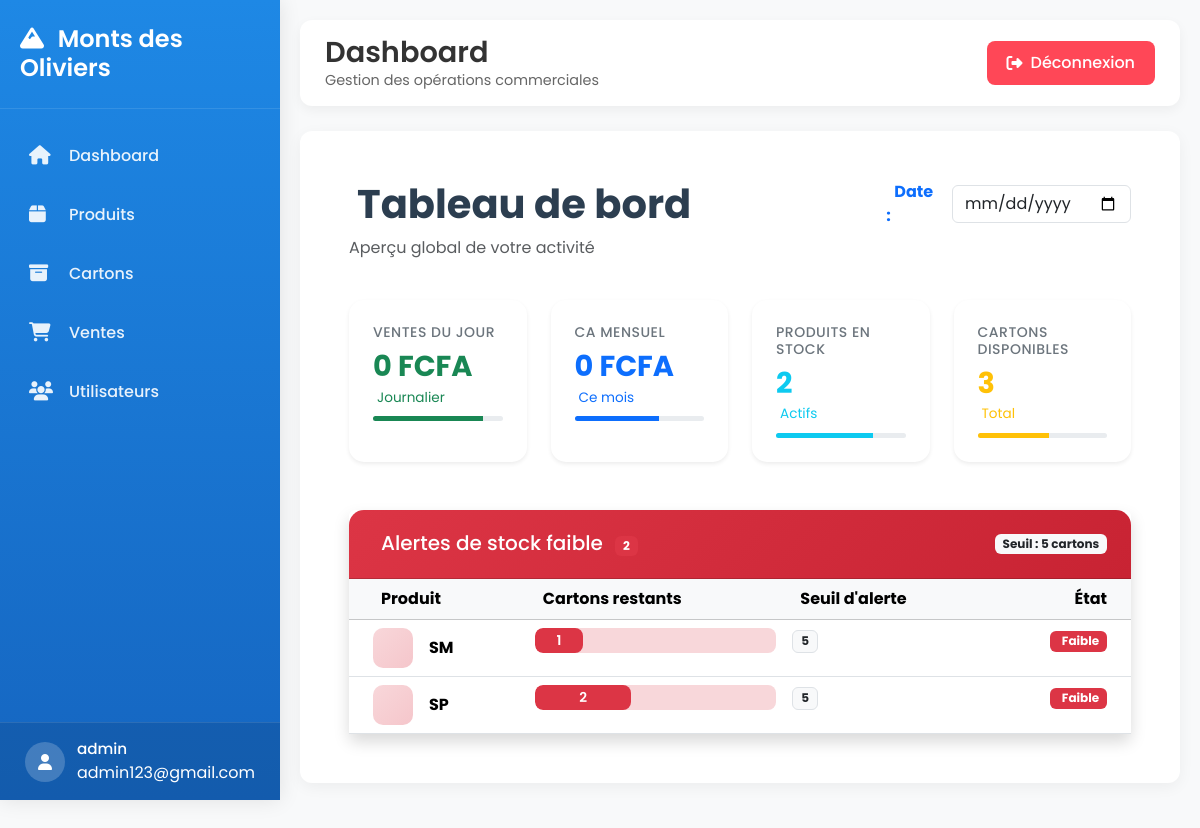
/index/ (signed in), run on an earlier commit of the app's database.
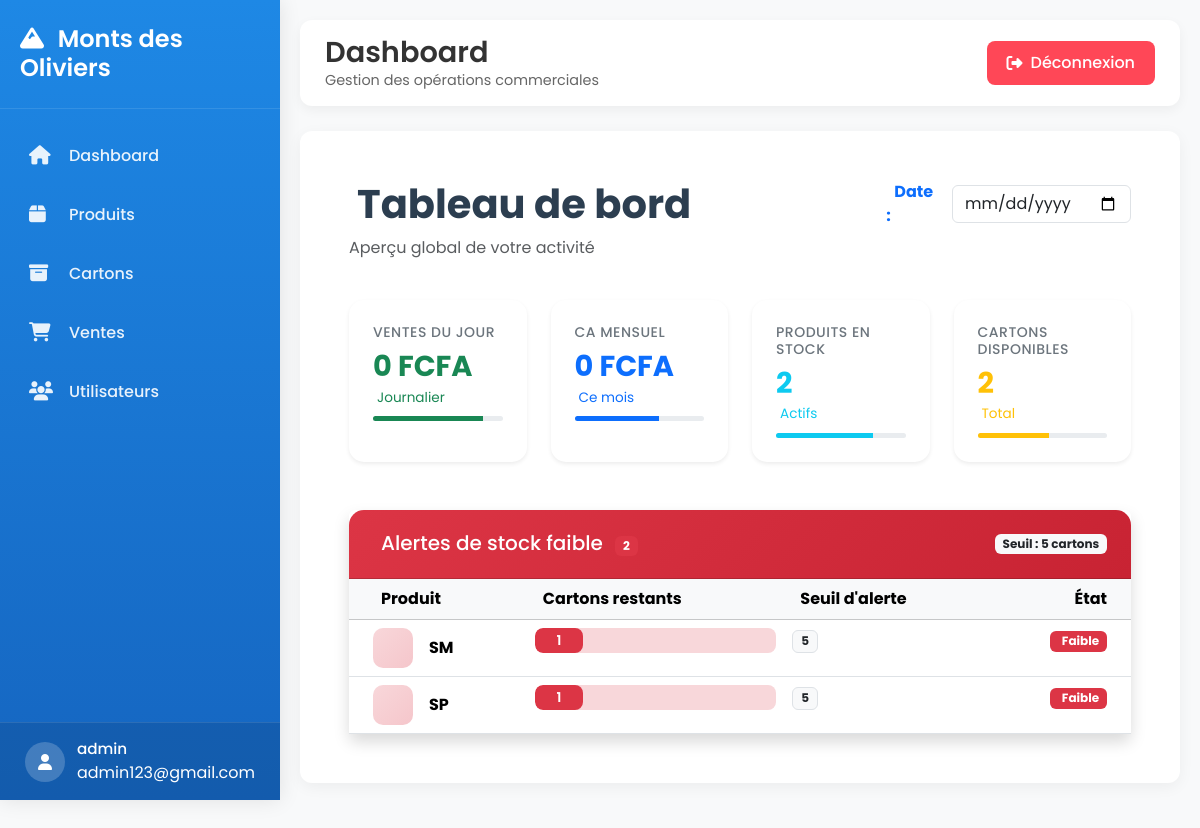
And on a later commit of the database.
### stock_produit/models/produit.py (models this page shows, shortened)
class Produit(models.Model):
    CATEGORY_CHOICES = [
        ('volaille', 'Volailles'),
        ('poisson', 'Poissons'),
        ('frites', 'Frites'),
    ]
    name = models.CharField(max_length=100)
    price_per_kg = models.DecimalField(max_digits=10, decimal_places=2)
    carton_price = models.DecimalField(max_digits=10, decimal_places=2)
    category = models.CharField(max_length=20, choices=CATEGORY_CHOICES)
    stock_alert = models.PositiveIntegerField(default=5)
    created_at = models.DateTimeField(auto_now_add=True)

### stock_produit/views.py (the view)
# urls.py: path("index/", views.dashboard, name="dashboard"),
@login_required
def dashboard(request):
    selected_date = request.GET.get("date")
    if selected_date:
        date = datetime.strptime(selected_date, "%Y-%m-%d").date()
    else:
        date = timezone.now().date()
    ventes_jour = Vente.objects.filter(recu__created_at__date=date)
    total_jour = ventes_jour.aggregate(
        total=Sum("total_price")
    )["total"] or 0
    chiffre_affaire_mois = Vente.objects.filter(
        recu__created_at__year=date.year,
        recu__created_at__month=date.month
    ).aggregate(
        total=Sum("total_price")
    )["total"] or Decimal("0")
    produits_disponibles = Produit.objects.annotate(
    cartons_disponibles=Count(
        "cartons",
        filter=Q(cartons__is_sold_out=False)
    )
)
    total_produits = produits_disponibles.count()
    total_cartons = Carton.objects.filter(is_sold_out=False).count()
    stocks_faibles = produits_disponibles.filter(
        cartons_disponibles__lte=F("stock_alert")
    )
    context = {
        "selected_date": date,
        "total_jour": total_jour,
        "chiffre_affaire_mois": chiffre_affaire_mois,
        "total_produits": total_produits,
        "total_cartons": total_cartons,
        "stocks_faibles": stocks_faibles,
    }
    return render(request, "Dashboard/index.html", context)

### stock_produit/templates/Dashboard/index.html (shortened to what the changed rows need)
{% extends "Base/base.html" %}
{% block content %}
<div class="dashboard-container">
    <div class="row mb-4">
        <div class="col-md-8">
            <h1 class="dashboard-title">
                Tableau de bord
            </h1>
        </div>
    </div>
    <div class="row mb-4">
        <div class="col-xl-3 col-md-6 mb-4">
            <div class="card stat-card shadow-sm border-0 h-100">
                <div class="card-body">
                    <div class="d-flex justify-content-between align-items-start">
                        <div>
                            <h6 class="stat-label">Cartons disponibles</h6>
                            <h3 class="stat-value text-warning">{{ total_cartons }}</h3>
                            <p class="stat-change text-warning">
                                Total
                            </p>
                        </div>
                    </div>
                </div>
            </div>
        </div>
    </div>
    <div class="row">
        <div class="col-12">
            <div class="card shadow border-0">
                <div class="card-body p-0">
                    <div class="table-responsive">
                        <table class="table table-hover mb-0">
                            <thead class="table-light">
                                <tr>
                                    <th class="ps-4">
                                        Produit
                                    </th>
                                    <th>
                                        Cartons restants
                                    </th>
                                    <th>
                                        Seuil d'alerte
                                    </th>
                                    <th class="text-end pe-4">État</th>
                                </tr>
                            </thead>
                            <tbody>
                                {% for p in stocks_faibles %}
                                <tr class="alert-row">
                                    <td class="ps-4">
                                        <div class="d-flex align-items-center">
                                            <div class="product-icon me-3">
                                            </div>
                                            <div>
                                                <strong>{{ p.name }}</strong>
                                                <br>
                                            </div>
                                        </div>
                                    </td>
                                    <td>
                                        <div class="stock-indicator">
                                            <div class="progress" style="height: 25px;">
                                                {% with percent=p.cartons_disponibles|add:"0"|floatformat:0 %}
                                                <div class="progress-bar bg-danger"
                                                     style="width: {% widthratio p.cartons_disponibles p.stock_alert 100 %}%">
                                                    {{ p.cartons_disponibles }}
                                                </div>
                                                {% endwith %}
                                            </div>
                                        </div>
                                    </td>
                                    <td>
                                        <span class="badge bg-light text-dark border">
                                            {{ p.stock_alert }}
                                        </span>
                                    </td>
                                    <td class="text-end pe-4">
                                        <span class="badge bg-danger">
                                            Faible
                                        </span>
                                    </td>
                                </tr>
                                {% endfor %}
                            </tbody>
                        </table>
                    </div>
                </div>
            </div>
        </div>
    </div>
</div>
{% endblock %}

What changed in the data, as far as the page shows it:
changed Produit "SP": cartons_disponibles "2" → "1"
Also different on the page:
{{ total_cartons }}: "3" → "2"
